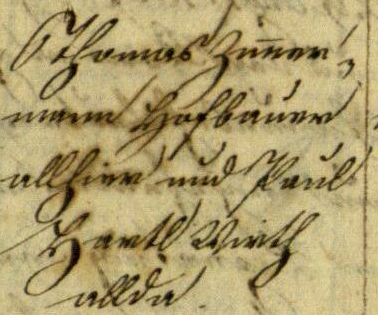
#> input picture images/10_16.bmp, 378 x 315 px
$ python bw_images.py ../images
#> lines starting #> are read from the running program, lines starting #| are printed output that depends on the picture; after the words box and inside, x2 and y2 are one past the last pixel; in counts of white or black regions, pixels touching at a corner belong together
# invert_images.py
# Usage: "python bw_images.py foldername" will binarize every image in foldername and save them to a new folder with name "foldername_bw"

import sys
import os
import cv2

def main():
	folder_name = str(sys.argv[1])
	new_folder_name = folder_name + "_bw"
	dir_path = os.path.dirname(__file__)

	if not os.path.exists(new_folder_name):
		os.mkdir(new_folder_name)
		print("Created folder: " + new_folder_name)

	for file_name in os.listdir(folder_name):
                new_file_path = os.path.join(dir_path, new_folder_name, file_name)
                image_path = os.path.join(folder_name, file_name)
                image = cv2.imread(image_path, cv2.IMREAD_GRAYSCALE)
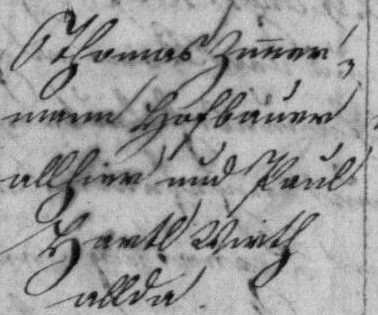
#> image: shape (315, 378); min 3, max 216, mean 155.9
                otsu_threshold(image, new_file_path)
#> in otsu_threshold, `otsu_threshold, image_result = cv2.threshold(image, 0, 255, cv2.THRESH..`:
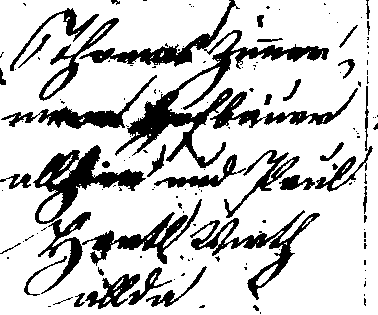
#> image_result: shape (315, 378); 79.4% white; 145 black regions (105 under 20 px), largest, box (x1, y1, x2, y2) and area: (79, 0, 329, 168) 6105, (33, 145, 146, 224) 2752, (190, 210, 320, 300) 2055
#> in otsu_threshold, `otsu_threshold, image_result = cv2.threshold(image, 0, 255, cv2.THRESH..`: otsu_threshold = 130
#> pass 2 of the loop in main, `for file_name in os.listdir(folder_name):`:
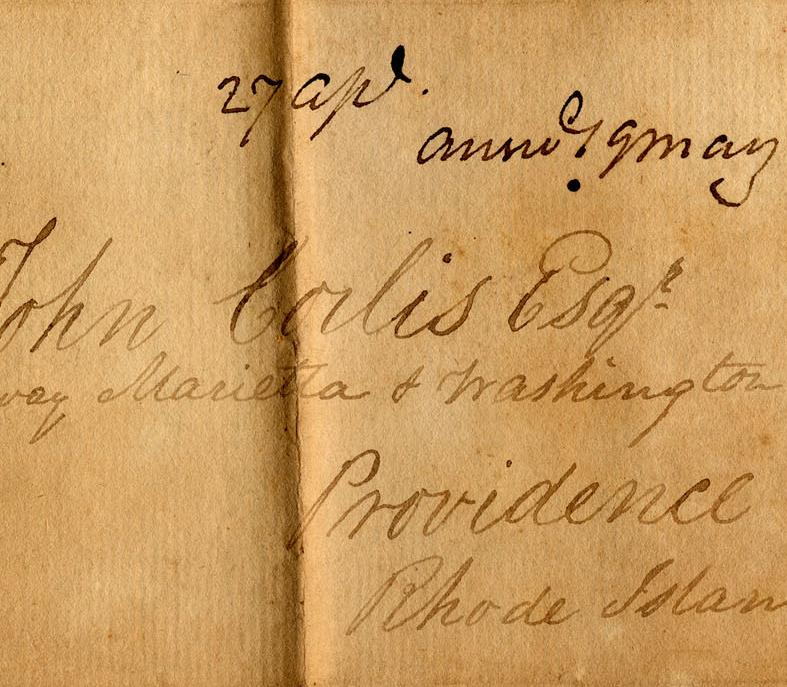
#> input picture images/HW6_11.png, 787 x 687 px
#> in main, `image = cv2.imread(image_path, cv2.IMREAD_GRAYSCALE)`:
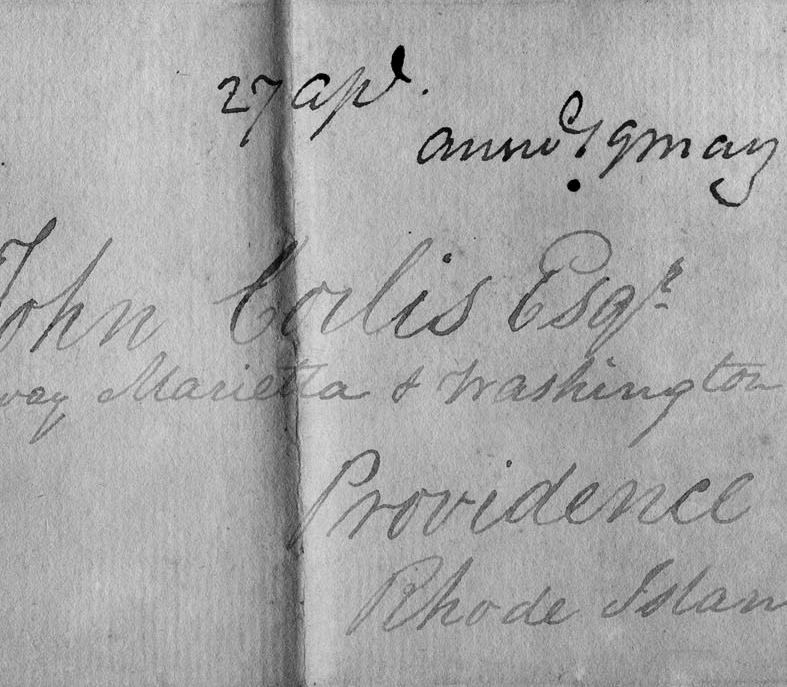
#> image: shape (687, 787); min 0, max 228, mean 167.2
#> in otsu_threshold (call 2), `otsu_threshold, image_result = cv2.threshold(image, 0, 255, cv2.THRESH..`:
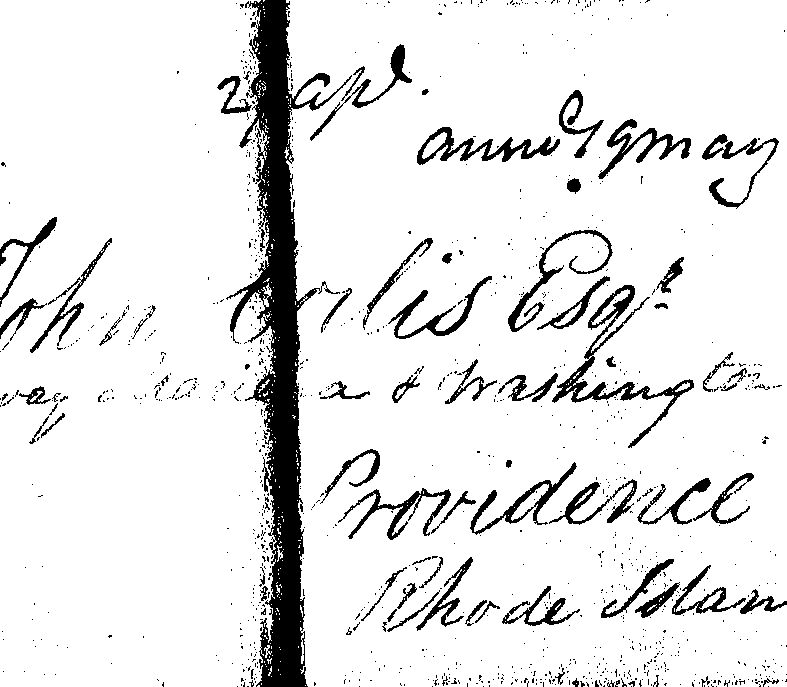
#> image_result: shape (687, 787); 90% white; 1153 black regions (1072 under 20 px), largest, box (x1, y1, x2, y2) and area: (226, 0, 352, 687) 22957, (552, 285, 694, 448) 2669, (417, 127, 560, 165) 1602
#> otsu_threshold = 138


def otsu_threshold(image, name):

    otsu_threshold, image_result = cv2.threshold(image, 0, 255, cv2.THRESH_BINARY + cv2.THRESH_OTSU,)

    cv2.imwrite(name, image_result)


def invert_and_save(imagem, name):
	imagem = (255 - imagem)
	cv2.imwrite(name, imagem)

if __name__ == "__main__":
	main()
